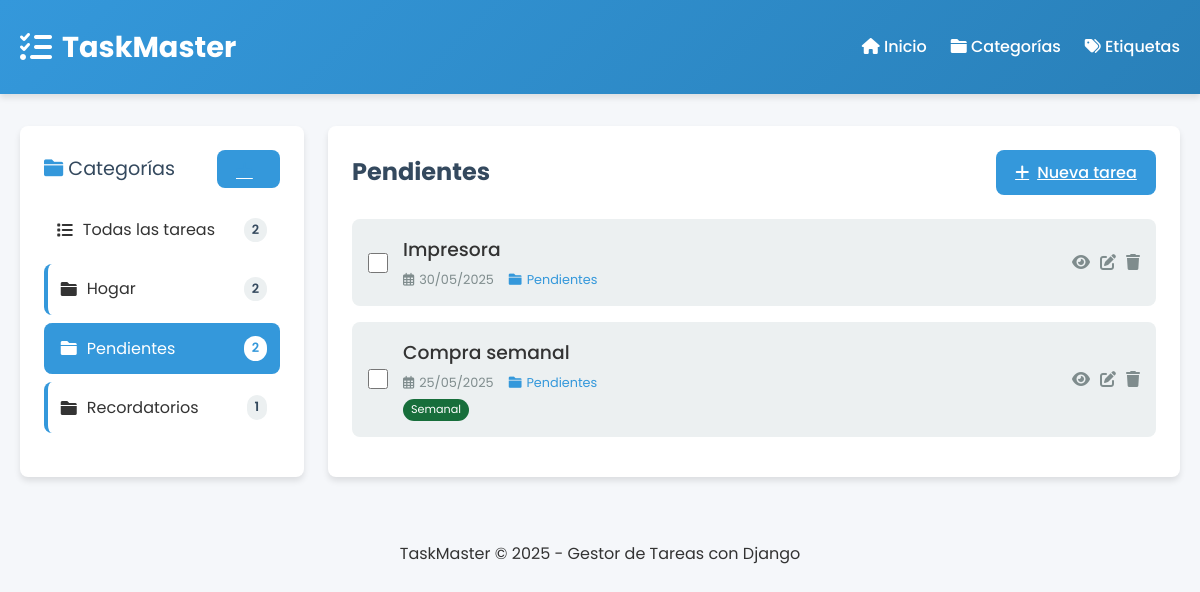
The app's page /tasks/categoria/1/ with its own data.
### tasks/models.py (models this page shows, shortened)
class Categoria(models.Model):
    nombre = models.CharField(max_length=50)
    descripcion = models.CharField(max_length=200, blank=True, null=True)
    color = models.CharField(max_length=20, default='#3498db')
    fecha_creacion = models.DateTimeField(default=timezone.now)
    class Meta:
        verbose_name = 'Categoría'
        verbose_name_plural = 'Categorías'
        ordering = ['nombre']

class Tarea(models.Model):
    PRIORIDAD_CHOICES = (
        (1, 'Baja'),
        (2, 'Media'),
        (3, 'Alta'),
    )
    titulo = models.CharField(max_length=100)
    descripcion = models.TextField(blank=True, null=True)
    fecha_creacion = models.DateTimeField(default=timezone.now)
    fecha_vencimiento = models.DateField(blank=True, null=True)
    completada = models.BooleanField(default=False)
    prioridad = models.IntegerField(choices=PRIORIDAD_CHOICES, default=1)
    categoria = models.ForeignKey(Categoria, on_delete=models.CASCADE, related_name='tareas')
    etiquetas = models.ManyToManyField(Etiqueta, blank=True, related_name='tareas')
    class Meta:
        verbose_name = 'Tarea'
        verbose_name_plural = 'Tareas'
        ordering = ['-fecha_creacion']

class Etiqueta(models.Model):
    nombre = models.CharField(max_length=50, unique=True)
    color = models.CharField(max_length=20, default='#2ecc71')
    class Meta:
        verbose_name = 'Etiqueta'
        verbose_name_plural = 'Etiquetas'
        ordering = ['nombre']

### tasks/views.py (the view)
# urls.py: path('categoria/<int:categoria_id>/', views.categoria_detail, name='categoria_detail'),
def categoria_detail(request, categoria_id):
    categorias = Categoria.objects.all()
    categoria = get_object_or_404(Categoria, id=categoria_id)
    tareas = Tarea.objects.filter(categoria=categoria).order_by('-fecha_creacion')
    context = {
        'categorias': categorias,
        'categoria': categoria,
        'tareas': tareas,
    }
    return render(request, 'tasks/categoria_detail.html', context)

### tasks/templates/tasks/categoria_detail.html (shortened to what this page needs)
{% extends 'tasks/base.html' %}
{% block content %}
<div class="dashboard">
    <div class="sidebar">
        <div class="sidebar-title">
            <span><i class="fas fa-folder"></i> Categorías</span>
            <a href="{% url 'tasks:categoria_create' %}" class="btn btn-primary btn-sm" title="Nueva categoría">
                <i class="fas fa-plus"></i>
            </a>
        </div>
        <ul class="category-list">
            <li class="category-item" data-id="all">
                <div class="category-name">
                    <i class="fas fa-list"></i> Todas las tareas
                </div>
                <span class="category-count">{{ tareas.count }}</span>
            </li>
            {% for cat in categorias %}
            <li class="category-item {% if cat.id == categoria.id %}active{% endif %}" data-id="{{ cat.id }}" style="border-left: 4px solid {{ cat.color }}">
                <div class="category-name">
                    <i class="fas fa-folder"></i> {{ cat.nombre }}
                </div>
                <span class="category-count">{{ cat.tareas.count }}</span>
            </li>
            {% endfor %}
        </ul>
    </div>
    <div class="content">
        <div class="content-header">
            <h2 class="content-title">{{ categoria.nombre }}</h2>
            <a href="{% url 'tasks:tarea_create' %}" class="btn btn-primary">
                <i class="fas fa-plus"></i> Nueva tarea
            </a>
        </div>
        {% if tareas %}
        <ul class="task-list">
            {% for tarea in tareas %}
            <li class="task-item {% if tarea.completada %}completed{% endif %}" data-id="{{ tarea.id }}">
                <div class="task-content">
                    <input type="checkbox" class="task-checkbox" {% if tarea.completada %}checked{% endif %}>
                    <div class="task-info">
                        <h3 class="task-title">{{ tarea.titulo }}</h3>
                        <div class="task-meta">
                            {% if tarea.fecha_vencimiento %}
                            <span class="task-date">
                                <i class="far fa-calendar-alt"></i> {{ tarea.fecha_vencimiento|date:"d/m/Y" }}
                            </span>
                            {% endif %}
                            <span class="task-category" style="color: {{ tarea.categoria.color }}">
                                <i class="fas fa-folder"></i> {{ tarea.categoria.nombre }}
                            </span>
                        </div>
                        {% if tarea.etiquetas.all %}
                        <div class="task-tags">
                            {% for etiqueta in tarea.etiquetas.all %}
                            <span class="task-tag" style="background-color: {{ etiqueta.color }}">
                                {{ etiqueta.nombre }}
                            </span>
                            {% endfor %}
                        </div>
                        {% endif %}
                    </div>
                </div>
                <div class="task-actions">
                    <a href="{% url 'tasks:tarea_detail' tarea.id %}" class="task-action-btn view" title="Ver detalles">
                        <i class="fas fa-eye"></i>
                    </a>
                    <a href="{% url 'tasks:tarea_update' tarea.id %}" class="task-action-btn edit" title="Editar">
                        <i class="fas fa-edit"></i>
                    </a>
                    <a href="{% url 'tasks:tarea_delete' tarea.id %}" class="task-action-btn delete" title="Eliminar">
                        <i class="fas fa-trash"></i>
                    </a>
                </div>
            </li>
            {% endfor %}
        </ul>
        {% endif %}
    </div>
</div>
{% endblock %}

### tasks/static/tasks/css/style.css (style rules this page uses)
:root { --primary-color: #3498db; --secondary-color: #2ecc71; --danger-color: #e74c3c; --warning-color: #f39c12; --dark-color: #34495e; --light-color: #ecf0f1; --shadow: 0 4px 6px rgba(0, 0, 0, 0.1); --border-radius: 8px; --transition: all 0.3s ease; }
* { margin: 0; padding: 0; box-sizing: border-box; }
body { font-family: 'Poppins', sans-serif; background-color: #f5f7fa; color: #333; line-height: 1.6; }
.dashboard { display: grid; grid-template-columns: 1fr 3fr; gap: 1.5rem; margin-bottom: 2rem; }
.sidebar { background-color: white; border-radius: var(--border-radius); padding: 1.5rem; box-shadow: var(--shadow); }
.sidebar-title { font-size: 1.2rem; margin-bottom: 1rem; color: var(--dark-color); display: flex; align-items: center; justify-content: space-between; }
.sidebar-title i { color: var(--primary-color); }
.category-list { list-style: none; margin-top: 1rem; }
.category-item { padding: 0.8rem; margin-bottom: 0.5rem; border-radius: var(--border-radius); transition: var(--transition); cursor: pointer; display: flex; align-items: center; justify-content: space-between; }
.category-item.active { background-color: var(--primary-color); color: white; }
.category-item.active .category-count { background-color: white; color: var(--primary-color); }
.category-name { display: flex; align-items: center; }
.category-name i { margin-right: 10px; }
.category-count { background-color: var(--light-color); color: var(--dark-color); padding: 2px 8px; border-radius: 20px; font-size: 0.8rem; font-weight: 600; }
.content { background-color: white; border-radius: var(--border-radius); padding: 1.5rem; box-shadow: var(--shadow); }
.content-header { display: flex; justify-content: space-between; align-items: center; margin-bottom: 1.5rem; }
.content-title { font-size: 1.5rem; color: var(--dark-color); }
.btn { padding: 0.6rem 1.2rem; border: none; border-radius: var(--border-radius); cursor: pointer; font-weight: 500; transition: var(--transition); display: inline-flex; align-items: center; }
.btn i { margin-right: 8px; }
.btn-primary { background-color: var(--primary-color); color: white; }
.task-list { list-style: none; }
.task-item { padding: 1rem; border-radius: var(--border-radius); margin-bottom: 1rem; background-color: var(--light-color); transition: var(--transition); display: flex; align-items: center; justify-content: space-between; }
.task-content { flex: 1; display: flex; align-items: center; }
.task-checkbox { margin-right: 15px; width: 20px; height: 20px; cursor: pointer; }
.task-info { flex: 1; }
.task-title { font-weight: 500; margin-bottom: 5px; }
.task-meta { display: flex; font-size: 0.8rem; color: #7f8c8d; }
.task-date { margin-right: 15px; display: flex; align-items: center; }
.task-date i { margin-right: 5px; }
.task-category { display: flex; align-items: center; }
.task-category i { margin-right: 5px; color: var(--primary-color); }
.task-tags { display: flex; margin-top: 5px; }
.task-tag { font-size: 0.7rem; padding: 2px 8px; border-radius: 20px; margin-right: 5px; background-color: var(--secondary-color); color: white; }
.task-actions { display: flex; }
.task-action-btn { background: none; border: none; cursor: pointer; margin-left: 10px; color: #7f8c8d; transition: var(--transition); }

### records on screen
Categoria: nombre "Hogar", tareas.count "2"
Categoria: nombre "Pendientes", tareas.count "2"
Categoria: nombre "Recordatorios", tareas.count "1"
Tarea: titulo "Impresora", fecha_vencimiento "30/05/2025", categoria.nombre "Pendientes"
Tarea: titulo "Compra semanal", fecha_vencimiento "25/05/2025", categoria.nombre "Pendientes"
Etiqueta: nombre "Semanal"

### other values on screen
{{ tareas.count }} "2"
